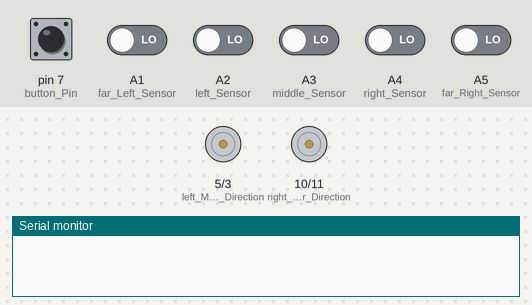
Bench run of a sketch on a simulated Arduino Uno, built with avr-gcc and run on an emulated ATmega328P. On the bench: direction and speed pins drawn as motors (green arrow = direction pin HIGH = forward, orange = LOW = backward, longer = more drive), the last lines printed to the serial monitor. The inputs (shaded band) are chosen by the test bench; at power-on: pin 7 (button_Pin) HIGH, A1 (far_Left_Sensor), A2 (left_Sensor), A3 (middle_Sensor), A4 (right_Sensor), A5 (far_Right_Sensor) LOW.

Above: at 1.2 s.
1.3 s: A1 (far_Left_Sensor) driven HIGH
At 1.6 s:
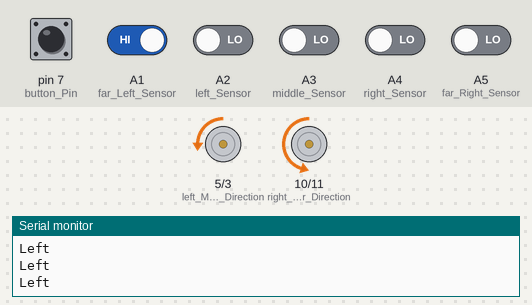
2.8 s: A4 (right_Sensor) driven HIGH
At 4.0 s:
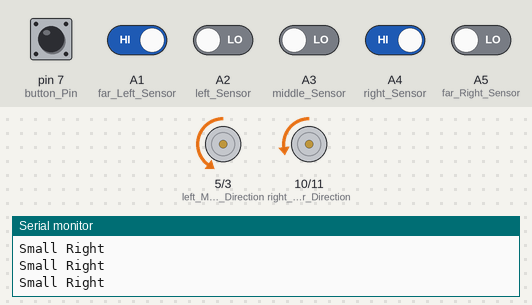
4.3 s: A5 (far_Right_Sensor) driven HIGH
At 5.2 s:
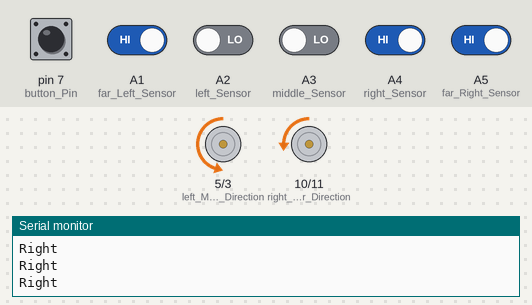
6.2 s: A2 (left_Sensor) driven HIGH and A3 (middle_Sensor) driven HIGH
At 6.47 s:
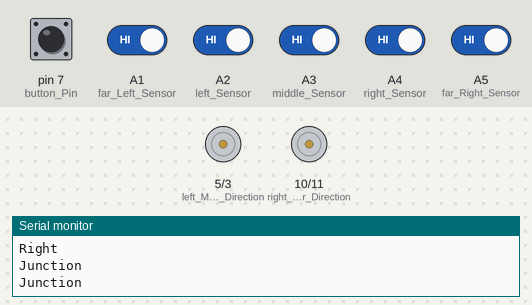
9.2 s: A1 (far_Left_Sensor) driven LOW
At 10.0 s:
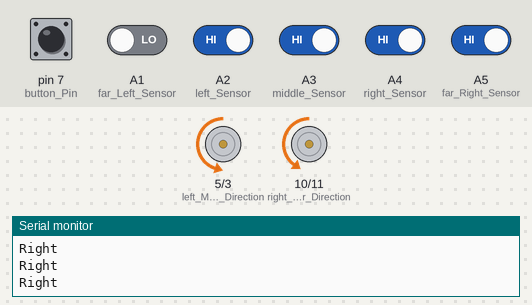
10.7 s: A4 (right_Sensor) driven LOW and A5 (far_Right_Sensor) driven LOW
At 11.1 s:
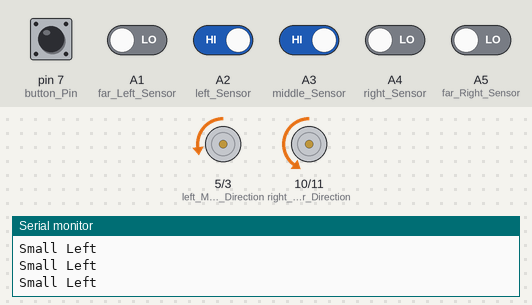
Timing chart, 0 to 13.6 s (numbered marks = the images above; inputs shaded):
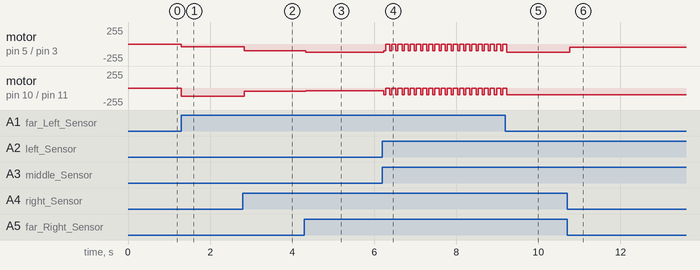

Measured:
- after the input at 1.3 s, motor on pin 5 (left_Motor_Direction) / pin 3 (left_Motor_Speed): stopped → backward 40/255 at once; motor on pin 10 (right_Motor_Direction) / pin 11 (right_Motor_Speed): stopped → backward 120/255 at once
- after the input at 2.8 s, motor on pin 5 (left_Motor_Direction) / pin 3 (left_Motor_Speed): backward 40/255 → backward 100/255 at once; motor on pin 10 (right_Motor_Direction) / pin 11 (right_Motor_Speed): backward 120/255 → backward 50/255 at once
- after the input at 4.3 s, motor on pin 5 (left_Motor_Direction) / pin 3 (left_Motor_Speed): backward 100/255 → backward 120/255 at once; motor on pin 10 (right_Motor_Direction) / pin 11 (right_Motor_Speed): backward 50/255 → backward 40/255 at once
- after the input at 6.2 s, motor on pin 5 (left_Motor_Direction) / pin 3 (left_Motor_Speed), motor on pin 10 (right_Motor_Direction) / pin 11 (right_Motor_Speed): alternates backward 100/255 for 0.05 s and stopped for 0.10 s, starting at once
- after the input at 9.2 s, motor on pin 10 (right_Motor_Direction) / pin 11 (right_Motor_Speed): goes on until 9.2 s, then stays backward 100/255
- after the input at 10.7 s, motor on pin 5 (left_Motor_Direction) / pin 3 (left_Motor_Speed): backward 120/255 → backward 50/255 after 0.06 s

The sketch:

Line_Following__Student_.ino
```cpp
// Motor
int right_Motor_Direction = 10;
int right_Motor_Speed = 11;
int left_Motor_Direction = 5;
int left_Motor_Speed = 3;

//Infra-Red Sensor LSS05
int far_Left_Sensor = A1;
int left_Sensor = A2;
int middle_Sensor = A3;
int right_Sensor = A4;
int far_Right_Sensor = A5;

// Button Pin
int button_Pin = 7;
// Junction Count
int junction_Count = 0;

/* ---------------------- SETUP FUNCTION ---------------------- */
void setup()
{
  //Motor
  pinMode(right_Motor_Direction,OUTPUT);
  pinMode(right_Motor_Speed,OUTPUT);
  pinMode(left_Motor_Direction,OUTPUT);
  pinMode(left_Motor_Speed,OUTPUT);

  //Infra-Red Sensor
  pinMode(far_Left_Sensor,INPUT);
  pinMode(left_Sensor,INPUT);
  pinMode(middle_Sensor,INPUT);
  pinMode(right_Sensor,INPUT);
  pinMode(far_Right_Sensor,INPUT);

  //Button
  pinMode(button_Pin,INPUT);

  Serial.begin(9600);

  int read_Button = digitalRead(button_Pin);

  while(read_Button == LOW)
  {
    read_Button = digitalRead(button_Pin);
  }
}

/* ---------------------- LOOP FUNCTION ---------------------- */
void loop()
{

  // Read Line Sensor
  int detect_far_left = digitalRead(far_Left_Sensor);
  int detect_left = digitalRead(left_Sensor);
  int detect_middle = digitalRead(middle_Sensor);
  int detect_right = digitalRead(right_Sensor);
  int detect_far_right = digitalRead(far_Right_Sensor);

  //Junction
 if (detect_far_left == HIGH && detect_left == HIGH && detect_middle == HIGH && detect_right == HIGH && detect_far_right == HIGH)
  {
    Serial.println("Junction");

    junction_Count = junction_Count+1;
    forward();
    stop();
    delay(100);

    junction(junction_Count);

  }
  //Right
  else if((detect_right == HIGH && detect_far_right == HIGH) || detect_far_right == HIGH)
  {
    Serial.println("Right");
    right(40,120);
    delay(90);
  }
  //Small Right
  else if((detect_right == HIGH && detect_middle == HIGH) || detect_right == HIGH)
  {
    Serial.println("Small Right");
    right(50,100);
    delay(50);
  }
  //Left
  else if((detect_far_left == HIGH && detect_left == HIGH) || detect_far_left == HIGH )
  {
    Serial.println("Left");
    left(120,40);
    delay(90);
  }
  //Small Left
  else if((detect_left == HIGH && detect_middle == HIGH) || detect_left == HIGH)
  {
    Serial.println("Small Left");
    left(100,50);
    delay(50);
  }
  //Forward
  else if(detect_middle == HIGH)
  {
    Serial.println("Forward");
    forward();
  }

}

/* ---------------------- FORWARD FUNCTION ---------------------- */
void forward()
{
  //Right Motor
  digitalWrite(right_Motor_Direction,LOW);
  analogWrite(right_Motor_Speed,100);

  //Left Motor
  digitalWrite(left_Motor_Direction,LOW);
  analogWrite(left_Motor_Speed,100);

  delay(50);
}

/* ---------------------- RIGHT FUNCTION ---------------------- */
void right(int speed_Right, int speed_Left)
{
  //Right Motor
  digitalWrite(right_Motor_Direction,LOW);
  analogWrite(right_Motor_Speed,speed_Right);

  //Left Motor
  digitalWrite(left_Motor_Direction,LOW);
  analogWrite(left_Motor_Speed,speed_Left);
}

/* ---------------------- TURN RIGHT FUNCTION ---------------------- */
void turn_Right()
{
  //Right Motor
  digitalWrite(right_Motor_Direction,LOW);
  analogWrite(right_Motor_Speed,0);

  //Left Motor
  digitalWrite(left_Motor_Direction,LOW);
  analogWrite(left_Motor_Speed,100);

  delay(750);
}

/* ---------------------- LEFT FUNCTION ---------------------- */
void left(int speed_Right, int speed_Left)
{
  //Right Motor
  digitalWrite(right_Motor_Direction,LOW);
  analogWrite(right_Motor_Speed,speed_Right);

  //Left Motor
  digitalWrite(left_Motor_Direction,LOW);
  analogWrite(left_Motor_Speed,speed_Left);

}

/* ---------------------- TURN LEFT FUNCTION ---------------------- */
void turn_Left()
{
  //Right Motor
  digitalWrite(right_Motor_Direction,LOW);
  analogWrite(right_Motor_Speed,100);

  //Left Motor
  digitalWrite(left_Motor_Direction,LOW);
  analogWrite(left_Motor_Speed,0);

  delay(750);
}

/* ---------------------- STOP FUNCTION ---------------------- */
void stop()
{
  //Right Motor
  digitalWrite(right_Motor_Direction,LOW);
  analogWrite(right_Motor_Speed,LOW);

  //Left Motor
  digitalWrite(left_Motor_Direction,LOW);
  analogWrite(left_Motor_Speed,LOW);

}

/* ---------------------- JUNCTION FUNCTION ---------------------- */
void junction(int junction_Count)
{
  if(junction_Count == 1)
  {
    // Start your code here...
  }


}
```

pointer_function.c
```cpp
#include <stdio.h>

void first() {
    printf("This is First\n");
}

void second() {
    printf("This is Second\n");
}

void (*actions[])() = { second, second };
const int action_count = sizeof(actions) / sizeof(actions[0]);

int main(void) {
    printf("Hello World\n");
    printf("Action Count: %d\n",action_count);
    for(int x=0;x<action_count;x++)
    {
        actions[x]();   // call the function pointer
    }
    return 0;
}
```
